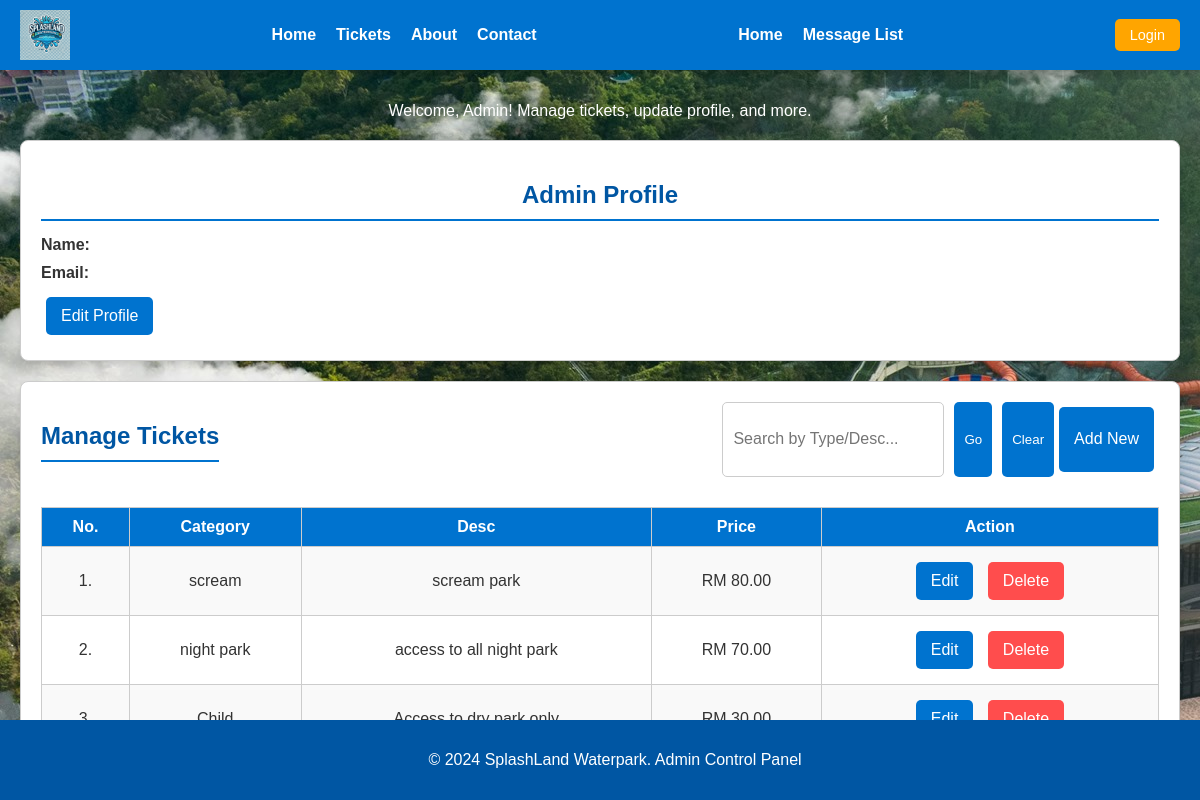
Screenshot of /admincontrolpanel.php with the database file from the repository.
### tables this page shows
CREATE TABLE `ticket` (
  `id` int(11) NOT NULL,
  `ticket_type` varchar(255) NOT NULL,
  `price` decimal(10,2) NOT NULL,
  `description` varchar(250) NOT NULL,
  `image` longblob NOT NULL
);

### admincontrolpanel.php (the view, shortened to what this page needs)
<!DOCTYPE html>
<html lang="en">
<head>
    <link rel="stylesheet" href="admincontrolpanel.css">
</head>
<?php
include('header.php');
include('db_connection.php');
$keywordURL = '';
if (isset($_GET['keyword'])) {
    htmlspecialchars($_GET['keyword']);
    $keywordURL = $_GET['keyword'];
    $keyword = "%" . mysqli_real_escape_string($conn, $keywordURL) . "%";
    $query = "SELECT * FROM ticket WHERE ticket_type LIKE ? OR description LIKE ?";
    $stmt = mysqli_prepare($conn, $query);
    mysqli_stmt_bind_param($stmt, "ss", $keyword, $keyword);
    mysqli_stmt_execute($stmt);
    $result = mysqli_stmt_get_result($stmt);
} else {
    $query = "SELECT * FROM ticket";
    $result = mysqli_query($conn, $query);
}
?>
<body>
    <div>
        <h1>Admin Control Panel</h1>
        <div style="display:flex; justify-content:center; padding-top: 10px; color: white;">Welcome, Admin! Manage tickets, update
            profile, and more.</div>
    </div>
    <div class="admin-container">
        <section class="admin-profile">
            <h2>Admin Profile</h2>
            <div class="profile-info">
                <p><strong>Name:</strong> <span id="user-name"></span></p>
                <p><strong>Email:</strong> <span id="user-email"></span></p>
                <button class="btn" onclick="gotopage('editprofileform.php')">Edit
                    Profile</button>
            </div>
        </section>
        <div class="ticket-management">
            <div style="display:flex; padding-bottom: 15px; justify-content: space-between">
                <h2>Manage Tickets</h2>
                <div style="display:flex;">
                    <div class="search">
                        <input name="keyword" id="keyword" type="text" placeholder="Search by Type/Desc..."
                            onkeydown="if (event.key === 'Enter') search()" value="<?php echo $keywordURL; ?>">
                        <button onclick="search()">Go</button>
                        <button onclick="clearSearch()">Clear</button>
                    </div>
                    <button class="btn" onclick="gotopage('ticket_form.php')">Add New</button>
                </div>
            </div>
            <div class="ticket-options">
                <table>
                    <tr>
                        <th>No.</th>
                        <th>Category</th>
                        <th>Desc</th>
                        <th>Price</th>
                        <th>Action</th>
                    </tr>
                    <?php
                    if ($result->num_rows > 0) {
                        $count = 1;
                        while ($row = $result->fetch_assoc()) {
                            echo "<tr>";
                            echo "<td>" . $count . ".</td>";
                            echo "<td>" . htmlspecialchars($row['ticket_type']) . "</td>";
                            echo "<td>" . htmlspecialchars($row['description']) . "</td>";
                            echo "<td>RM " . number_format($row['price'], 2) . "</td>";
                            echo "<td>
                                    <button class='btn' onclick=\"gotopage('editticketform.php?id=" . $row['id'] . "')\">Edit</button>
                                    <button class='btn' onclick=\"gotopage('deleteticketform.php?id=" . $row['id'] . "')\">Delete</button>
                                  </td>";
                            echo "</tr>";
                            $count++;
                        }
                    } else {
                        echo "<tr><td colspan='5'>No tickets found</td></tr>";
                    }
                    ?>
                </table>
            </div>
        </div>
    </div>
    <footer class="admin-footer">
        <p>&copy; 2024 SplashLand Waterpark. Admin Control Panel</p>
    </footer>
</body>
</html>

### admincontrolpanel.css (style rules this page uses)
body { font-family: 'Arial', sans-serif; margin: 0; padding: 0; background-color: #f0f8ff; color: #333; background-image: url('assets/contactbackground.jpg'); }
h1 { text-align: center; color: #0073cf; margin-top: 20px; font-size: 2.5rem; }
h2 { color: #0056a3; border-bottom: 2px solid #0073cf; padding-bottom: 10px; margin-bottom: 15px; }
.admin-profile { background-color: #ffffff; border: 1px solid #cccccc; border-radius: 8px; padding: 20px; margin: 20px; box-shadow: 0px 4px 6px rgba(0, 0, 0, 0.1); text-align: center; }
.profile-info { text-align: left; }
.profile-info p { margin: 10px 0; }
.btn { background-color: #0073cf; color: white; border: none; padding: 10px 15px; border-radius: 5px; cursor: pointer; font-size: 1rem; margin: 5px; transition: background-color 0.3s ease; }
.btn[onclick*="delete"] { background-color: #ff4d4d; }
.ticket-management { background-color: #ffffff; border: 1px solid #cccccc; border-radius: 8px; padding: 20px; margin: 20px; box-shadow: 0px 4px 6px rgba(0, 0, 0, 0.1); }
.ticket-management table { width: 100%; border-collapse: collapse; margin-top: 15px; }
.ticket-management table th, .ticket-management table td { border: 1px solid #cccccc; padding: 10px; text-align: center; }
.ticket-management table th { background-color: #0073cf; color: white; }
.ticket-management table tr:nth-child(even) { background-color: #f9f9f9; }
.search { display: flex; gap: 10px; }
.search input { padding: 10px; border: 1px solid #cccccc; border-radius: 5px; font-size: 1rem; width: 200px; }
.search button { background-color: #0073cf; color: white; border: none; padding: 10px; border-radius: 5px; cursor: pointer; transition: background-color 0.3s ease; }
.admin-footer { background-color: #0056a3; color: white; text-align: center; padding: 15px; position: absolute; bottom: 0; width: 100%; }

### rows the page displays
ticket: ticket_type "scream", description "scream park", price "80.00"
ticket: ticket_type "night park", description "access to all night park", price "70.00"
ticket: ticket_type "Child", description "Access to dry park only", price "30.00"
